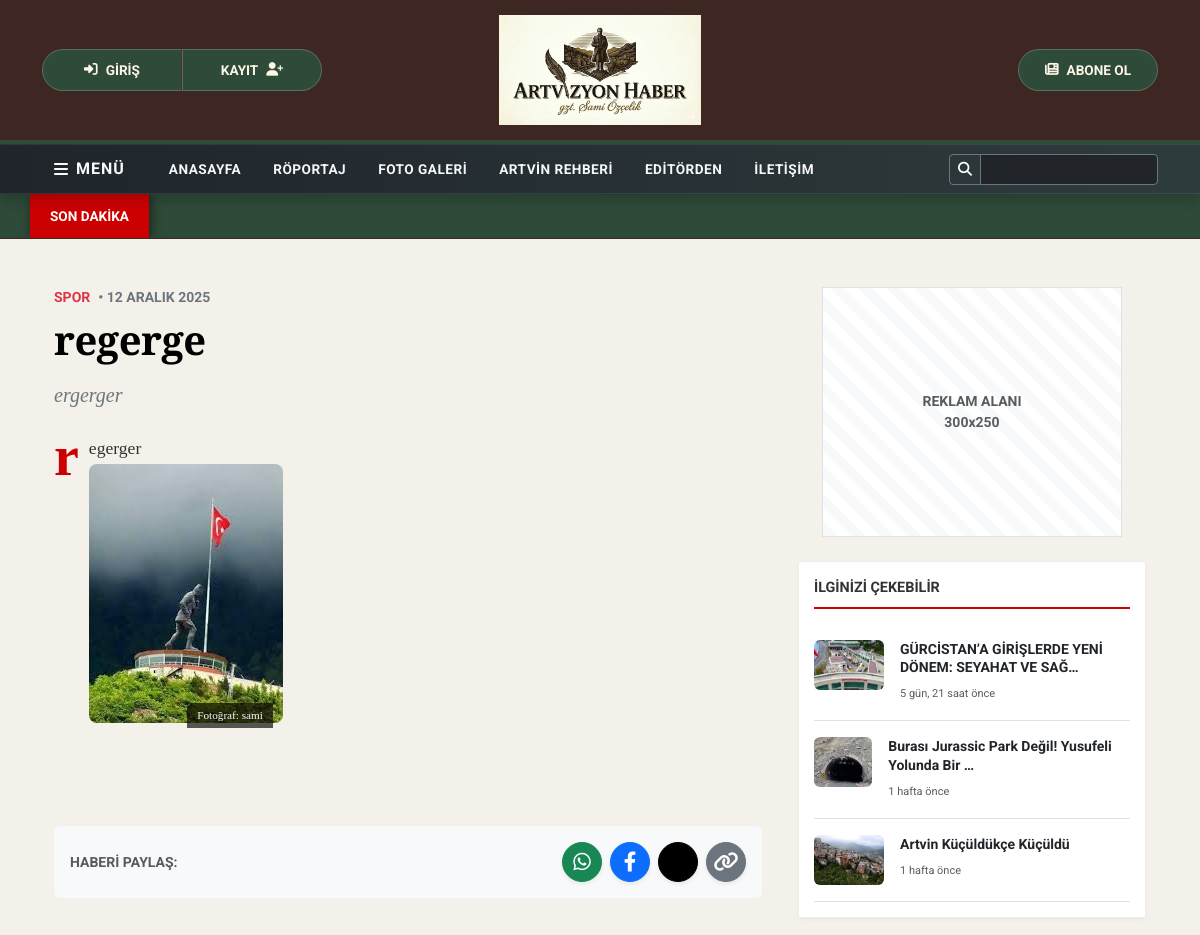
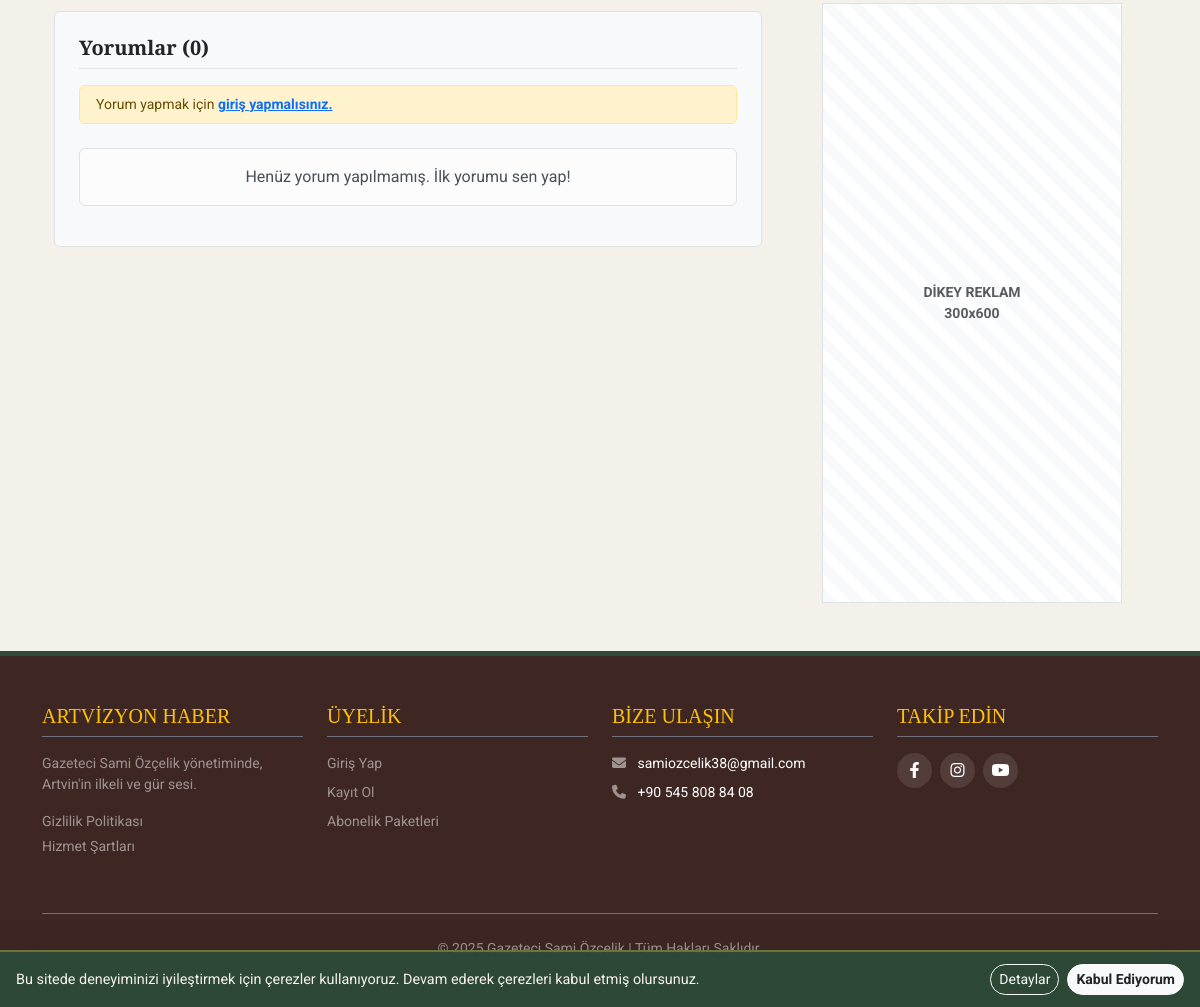
The app's page /haber/12/ with its own data (2 pictures, top to bottom).
### haberler/models.py (models this page shows, shortened)
class FotoKaynakMixin(models.Model):
    foto_kaynak = models.CharField(
        max_length=150,
        verbose_name="Fotoğraf Kaynağı",
        blank=True,
        null=True,
        help_text="Örn: AA, Anadolu Ajansı, Artvizyon Arşiv. Zorunlu değildir."
    )
    class Meta:
        abstract = True # Bu sınıfı veritabanında tablo olarak oluşturma, sadece miras alınsın

class Haber(FotoKaynakMixin, models.Model): # <-- Buraya Mixin eklendi
    baslik = models.CharField(max_length=200, verbose_name="Haber Başlığı")
    ozet = models.TextField(verbose_name="Kısa Özet", blank=True)
    icerik = RichTextUploadingField(verbose_name="Haber İçeriği")
    resim = ProcessedImageField(
        upload_to='haber_resimleri/',
        processors=[ResizeToFit(800, 600)],
        format='JPEG',
        options={'quality': 60},
        verbose_name="Haber Resmi",
        blank=True
    )
    video_link = models.URLField(blank=True, null=True, verbose_name="Video Linki (YouTube)")
    roportaj_mi = models.BooleanField(default=False, verbose_name="Bu Bir Röportaj mı?")
    son_dakika = models.BooleanField(default=False, verbose_name="Son Dakika Haberi mi?")
    ulusal_mi = models.BooleanField(default=False, verbose_name="Ulusal Haber mi?")
    manset_mi = models.BooleanField(default=False, verbose_name="Manşette Göster")
    kategori = models.ForeignKey(Kategori, on_delete=models.CASCADE, verbose_name="Kategori")
    ilce = models.ForeignKey(Ilce, on_delete=models.SET_NULL, null=True, blank=True, verbose_name="İlçe (Varsa)")
    yayin_tarihi = models.DateTimeField(default=timezone.now, verbose_name="Yayınlanma Tarihi")
    aktif_mi = models.BooleanField(default=True, verbose_name="Yayında mı?")
    class Meta: verbose_name_plural = "Haberler"; ordering = ['-yayin_tarihi']
    @property
    def youtube_embed_url(self):
        return get_youtube_embed(self.video_link)

class Kategori(models.Model):
    isim = models.CharField(max_length=100, verbose_name="Kategori Adı")
    slug = models.SlugField(unique=True, verbose_name="Link Uzantısı", null=True, blank=True)
    class Meta: verbose_name_plural = "Kategoriler"

### haberler/views.py (the view)
# urls.py: path('haber/<int:pk>/', views.haber_detay, name='haber_detay'),
def haber_detay(request, pk):
    haber = get_object_or_404(Haber, pk=pk)
    haber.icerik = metin_ici_video_duzelt(haber.icerik)
    benzer_haberler = Haber.objects.filter(kategori=haber.kategori, aktif_mi=True).exclude(id=haber.id).order_by('-yayin_tarihi')[:5]
    if not benzer_haberler:
        benzer_haberler = Haber.objects.filter(aktif_mi=True).exclude(id=haber.id).order_by('-yayin_tarihi')[:5]
    onayli_yorumlar = yorumlara_rozet_ekle(haber.yorumlar.filter(aktif=True))
    if request.method == 'POST':
        if not request.user.is_authenticated: return redirect('login')
        form = YorumForm(request.POST)
        if form.is_valid():
            yorum = form.save(commit=False)
            yorum.haber = haber
            yorum.isim = f"{request.user.first_name} {request.user.last_name}" or request.user.username
            yorum.email = request.user.email
            yorum.save()
            messages.success(request, "Yorumunuz gönderildi.")
            return redirect('haber_detay', pk=pk)
    else: form = YorumForm()
    return render(request, 'detay.html', {'haber': haber, 'benzer_haberler': benzer_haberler, 'yorumlar': onayli_yorumlar, 'yorum_form': form})

### haberler/forms.py
class YorumForm(forms.ModelForm):
    class Meta:
        model = Yorum
        fields = ('govde',)

### haberler/models.py (called while the page is built, shortened)
def get_youtube_embed(url):
    if not url:
        return None

### haberler/views.py (called while the page is built)
def metin_ici_video_duzelt(icerik):
    if not icerik: return ""
    block_pattern = re.compile(r'\(\s*video\s*:(.*?)\)', re.DOTALL | re.IGNORECASE)
    def replacement(match):
        embed_url = get_youtube_embed(match.group(1))
        if not embed_url:
            return ""
        return f'''
        <div class="ratio ratio-16x9 my-4 shadow rounded border" style="width: 100%; display: block;">
            <iframe src="{embed_url}" title="Video" loading="lazy"
                allow="accelerometer; autoplay; clipboard-write; encrypted-media; gyroscope; picture-in-picture; web-share"
                referrerpolicy="strict-origin-when-cross-origin" allowfullscreen style="border:0;"></iframe>
        </div>
        '''
    return block_pattern.sub(replacement, icerik)

def yorumlara_rozet_ekle(yorumlar):
    aktif_destekciler = Destekci.objects.filter(aktif_mi=True, bitis_tarihi__gte=timezone.now())
    destekci_dict = {d.email: d.paket for d in aktif_destekciler}
    for yorum in yorumlar:
        if yorum.email in destekci_dict:
            yorum.destekci_tipi = destekci_dict[yorum.email]
        else:
            yorum.destekci_tipi = None
    return yorumlar

### templates/detay.html (shortened to what this page needs)
{% extends 'base.html' %}
{% load static %}
{% load video_tags %}  {% block content %}
<div class="container mt-4">
    <div class="row">
        <div class="col-lg-8 pe-lg-4">
            <div class="d-flex align-items-center text-muted small mb-2 fw-bold text-uppercase">
                <span class="text-danger me-2">{{ haber.kategori.isim }}</span>
                <span class="text-secondary">&bull; {{ haber.yayin_tarihi|date:"d F Y" }}</span>
            </div>
            <h1 class="haber-baslik mb-3">{{ haber.baslik }}</h1>
            {% if haber.ozet %}
            <p class="lead fst-italic text-secondary mb-4" style="font-family: Georgia, serif;">
                {{ haber.ozet }}
            </p>
            {% endif %}
            <article class="haber-icerik">
                {{ haber.icerik|youtube_gom|safe }}
            </article>
            <div class="card bg-light border-0 mb-5 mt-4">
                <div class="card-body d-flex align-items-center justify-content-between flex-wrap gap-2">
                    <span class="fw-bold text-muted small">HABERİ PAYLAŞ:</span>
                    <div class="d-flex gap-2">
                        <a href="https://api.whatsapp.com/send?text={{ request.build_absolute_uri }}" target="_blank"
                           class="btn btn-success btn-sm rounded-circle shadow-sm d-flex align-items-center justify-content-center"
                           style="width: 40px; height: 40px; padding: 0;">
                            <i class="fab fa-whatsapp fs-5"></i>
                        </a>
                        <a href="https://www.facebook.com/sharer/sharer.php?u={{ request.build_absolute_uri }}" target="_blank"
                           class="btn btn-primary btn-sm rounded-circle shadow-sm d-flex align-items-center justify-content-center"
                           style="width: 40px; height: 40px; padding: 0;">
                            <i class="fab fa-facebook-f fs-5"></i>
                        </a>
                        <a href="https://twitter.com/intent/tweet?url={{ request.build_absolute_uri }}" target="_blank"
                           class="btn btn-dark btn-sm rounded-circle shadow-sm d-flex align-items-center justify-content-center"
                           style="width: 40px; height: 40px; padding: 0; background-color: #000; border-color: #000;">
                        </a>
                        <button onclick="linkiKopyala()"
                                class="btn btn-secondary btn-sm rounded-circle shadow-sm d-flex align-items-center justify-content-center"
                                style="width: 40px; height: 40px; padding: 0;"
                                title="Linki Kopyala">
                            <i class="fas fa-link fs-5"></i>
                        </button>
                    </div>
                </div>
            </div>
            <div class="bg-light p-4 rounded border mb-5">
                <h5 class="fw-bold border-bottom pb-2 mb-3">Yorumlar ({{ yorumlar.count }})</h5>
                {% if user.is_authenticated %}
                <form method="post">
                    {% csrf_token %}
                    <textarea name="govde" class="form-control mb-2" rows="3" placeholder="Yorumunuzu yazın..." required></textarea>
                    <button type="submit" class="btn btn-dark btn-sm rounded-pill px-4">Gönder</button>
                </form>
                {% else %}
                <div class="alert alert-warning py-2 small">Yorum yapmak için <a href="{% url 'account_login' %}" class="fw-bold">giriş yapmalısınız.</a></div>
                {% endif %}
                <div class="mt-4">
                    {% for yorum in yorumlar %}
                    <div class="card mb-3 border-0 shadow-sm" style="background-color: #f8f9fa;">
                        <div class="card-body">
                            <div class="d-flex flex-start">
                                <div class="me-3">
                                    {% with yorum.isim|default:"Okur"|first as harf %}
                                    <div class="rounded-circle bg-secondary d-flex align-items-center justify-content-center text-white shadow-sm fw-bold"
                                         style="width: 50px; height: 50px;">
                                        {{ harf|upper }}
                                    </div>
                                    {% endwith %}
                                </div>
                                <div class="w-100">
                                    <div class="d-flex justify-content-between align-items-center mb-1">
                                        <h6 class="fw-bold text-primary mb-0">
                                            {{ yorum.isim|default:"Okur" }}
                                        </h6>
                                        <small class="text-muted">
                                            <i class="far fa-clock me-1"></i> {{ yorum.olusturulma_tarihi|date:"d M Y, H:i" }}
                                        </small>
                                    </div>
                                    <p class="mb-0 text-dark" style="font-size: 0.95rem; line-height: 1.6;">
                                        {{ yorum.govde }}
                                    </p>
                                </div>
                            </div>
                        </div>
                    </div>
                    {% empty %}
                        <div class="alert alert-light text-center border">
                            Henüz yorum yapılmamış. İlk yorumu sen yap!
                        </div>
                    {% endfor %}
                </div>
            </div>
        </div>
        <div class="col-lg-4">
            <div class="mb-4 text-center">
                <div class="bg-light border d-flex align-items-center justify-content-center mx-auto" style="width:300px; height:250px; background-image: repeating-linear-gradient(45deg, #f8f9fa 0, #f8f9fa 10px, #fff 10px, #fff 20px);">
                    <span class="text-muted small fw-bold">REKLAM ALANI<br>300x250</span>
                </div>
            </div>
            <div class="sidebar-widget">
                <div class="widget-baslik">İLGİNİZİ ÇEKEBİLİR</div>
                <div class="list-group list-group-flush">
                    {% for benzer in benzer_haberler %}
                    <a href="{% url 'haber_detay' benzer.pk %}" class="list-group-item list-group-item-action d-flex align-items-start px-0 py-3 border-bottom">
                        {% if benzer.resim %}
                        <img src="{{ benzer.resim.url }}" class="rounded me-3 object-fit-cover" style="width: 70px; height: 50px;" alt="Haber">
                        {% endif %}
                        <div>
                            <h6 class="mb-1 text-dark fw-bold small" style="line-height: 1.3;">{{ benzer.baslik|truncatechars:50 }}</h6>
                            <small class="text-muted" style="font-size: 11px;">{{ benzer.yayin_tarihi|timesince }} önce</small>
                        </div>
                    </a>
                    {% empty %}
                    <p class="small text-muted">Benzer haber bulunamadı.</p>
                    {% endfor %}
                </div>
            </div>
            <div class="text-center sticky-top" style="top: 20px;">
                <div class="bg-light border d-flex align-items-center justify-content-center mx-auto" style="width:300px; height:600px; background-image: repeating-linear-gradient(45deg, #f8f9fa 0, #f8f9fa 10px, #fff 10px, #fff 20px);">
                    <span class="text-muted small fw-bold">DİKEY REKLAM<br>300x600</span>
                </div>
            </div>
        </div>
    </div>
</div>
{% endblock %}

### templates/base.html (style rules this page uses)
:root { --ahsap-koyu: #3E2723; --artvin-yesil: #2E4A38; --kagit-krem: #F4F1EA; --altin-detay: #D4AF37; --yazi-krem: #FDF5E6; }
body { background-color: var(--kagit-krem); font-family: 'Roboto', sans-serif; min-height: 100vh; display: flex; flex-direction: column; }
h1, h2, h3, h4, h5 { font-family: 'Playfair Display', serif; }
.haber-icerik img { max-width: 100%; height: auto; border-radius: 8px; margin-bottom: 15px; }
.haber-icerik p { font-size: 1.1rem; line-height: 1.7; font-family: 'Georgia', serif; color: #333; }
.haber-icerik > p:first-of-type::first-letter { font-size: 3.5rem; float: left; line-height: 0.8; margin-right: 10px; color: #cc0000; font-weight: bold; }

### templates/detay.html (style rules this page uses)
.haber-icerik { font-family: 'Georgia', 'Times New Roman', serif; font-size: 1.1rem; line-height: 1.6; color: #2c2c2c; }
.haber-icerik p { margin-bottom: 1.5rem; }
.haber-baslik { font-family: 'Playfair Display', serif; font-weight: 700; color: #000; font-size: 2.5rem; letter-spacing: -0.5px; }
.sidebar-widget { background: #fff; border: 1px solid #eee; padding: 15px; margin-bottom: 20px; box-shadow: 0 2px 4px rgba(0,0,0,0.03); }
.widget-baslik { font-size: 0.9rem; font-weight: bold; text-transform: uppercase; border-bottom: 2px solid #cc0000; padding-bottom: 8px; margin-bottom: 15px; color: #333; }
.inline-img-wrap > img { display: block; }

### records on screen
Haber: kategori.isim "SPOR", yayin_tarihi "12 ARALIK 2025", baslik "regerge", ozet "ergerger", icerik|youtube_gom "regerger", icerik|youtube_gom (picture)
Haber: resim (picture), baslik "GÜRCİSTAN’A GİRİŞLERDE YENİ DÖNEM: SEYAHAT VE SAĞ…", yayin_tarihi "5 gün, 21 saat"
Haber: resim (picture), baslik "Burası Jurassic Park Değil! Yusufeli Yolunda Bir …", yayin_tarihi "1 hafta"
Haber: resim (picture), baslik "Artvin Küçüldükçe Küçüldü", yayin_tarihi "1 hafta"

### other values on screen
{{ yorumlar.count }} "0"
